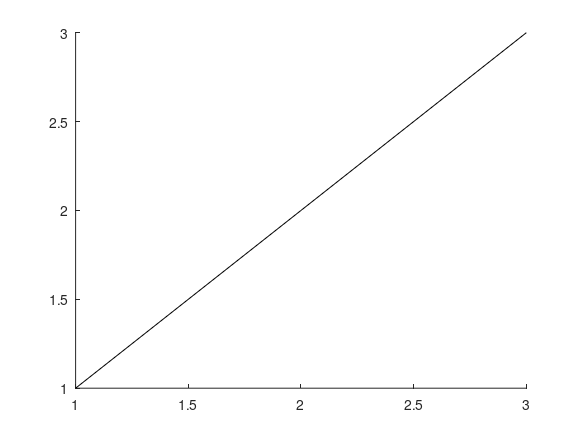

This figure's MATLAB source: (Note: this script raises an error after producing the figure.)
%=============================================================================
% Copyright (c) 2016-present Allan CORNET (Nelson)
%=============================================================================
% This file is part of Nelson.
%=============================================================================
% LICENCE_BLOCK_BEGIN
% SPDX-License-Identifier: LGPL-3.0-or-later
% LICENCE_BLOCK_END
%=============================================================================
% <--ADV-CLI MODE-->
%=============================================================================
reset(groot());
%=============================================================================
f = figure('Visible', 'off');
ax = axes('Parent', f);
%=============================================================================
h = line('Parent', ax, 'XData', 1:3, 'YData', 1:3);
asserts.isequal(get(h, 'Marker'), 'none');
asserts.isequal(get(h, 'MarkerSize'), 6);
asserts.isequal(get(h, 'MarkerFaceColor'), 'none');
asserts.isequal(get(h, 'MarkerEdgeColor'), 'auto');
%=============================================================================
symbols = {'o', '+', '*', '.', 'x', '^', 'v', '>', '<', 'none'};
for k = 1:numel(symbols)
  set(h, 'Marker', symbols{k});
  asserts.isequal(get(h, 'Marker'), symbols{k});
end
% the one-letter aliases canonicalize to their full name
aliases = {'s', 'square'; 'd', 'diamond'; 'p', 'pentagram'; 'h', 'hexagram'};
for k = 1:size(aliases, 1)
  set(h, 'Marker', aliases{k, 1});
  asserts.isequal(get(h, 'Marker'), aliases{k, 2});
  set(h, 'Marker', aliases{k, 2});
  asserts.isequal(get(h, 'Marker'), aliases{k, 2});
end
%=============================================================================
set(h, 'MarkerSize', 12.5);
asserts.isequal(get(h, 'MarkerSize'), 12.5);
set(h, 'MarkerFaceColor', [0.25 0.5 0.75]);
asserts.isequal(get(h, 'MarkerFaceColor'), [0.25 0.5 0.75]);
set(h, 'MarkerEdgeColor', [1 0 0]);
asserts.isequal(get(h, 'MarkerEdgeColor'), [1 0 0]);
set(h, 'MarkerFaceColor', 'red');
asserts.isequal(get(h, 'MarkerFaceColor'), [1 0 0]);
set(h, 'MarkerEdgeColor', 'none');
asserts.isequal(get(h, 'MarkerEdgeColor'), 'none');
%=============================================================================
% Marker properties given at construction time must survive.
c = line('Parent', ax, 'XData', 1:3, 'YData', 1:3, 'LineStyle', 'none', ...
         'Marker', '^', 'MarkerSize', 9, 'MarkerFaceColor', [0 1 0], ...
         'MarkerEdgeColor', [0 0 1]);
asserts.isequal(get(c, 'Marker'), '^');
asserts.isequal(get(c, 'MarkerSize'), 9);
asserts.isequal(get(c, 'MarkerFaceColor'), [0 1 0]);
asserts.isequal(get(c, 'MarkerEdgeColor'), [0 0 1]);
asserts.isequal(get(c, 'LineStyle'), 'none');
%=============================================================================
% A marker-only linespec sets Marker and drops the line.
p = plot(ax, 1:3, 1:3, '^', 'MarkerSize', 8, 'MarkerFaceColor', [1 1 0]);
asserts.isequal(get(p, 'Marker'), '^');
asserts.isequal(get(p, 'LineStyle'), 'none');
asserts.isequal(get(p, 'MarkerSize'), 8);
asserts.isequal(get(p, 'MarkerFaceColor'), [1 1 0]);
%=============================================================================
q = plot(ax, 1:3, 1:3, 'Color', [0 1 1], 'Marker', 'v', 'MarkerSize', 8);
asserts.isequal(get(q, 'Marker'), 'v');
set(q, 'LineStyle', 'none');
asserts.isequal(get(q, 'LineStyle'), 'none');
asserts.isequal(get(q, 'Marker'), 'v');
%=============================================================================
asserts.checkerror('set(h, ''Marker'', ''Z'');', graphicsPropertyErrorMessage('Marker', 'Nelson:graphics:illegalSelection'), ...
  'Nelson:graphics:propertyError');
%=============================================================================
close(f);
close all;
%=============================================================================
